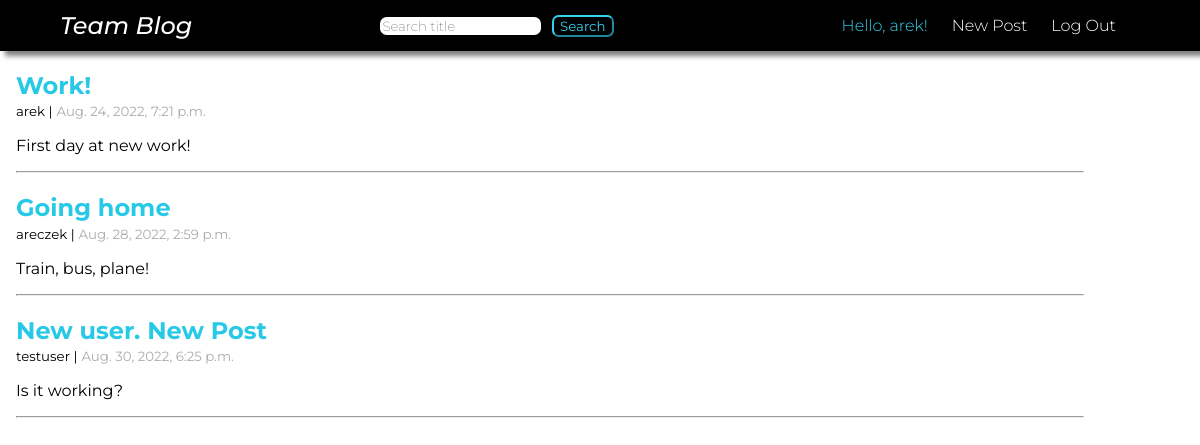
The app's page / (signed in) with its own data.
### pages/models.py (models this page shows, shortened)
class Page(models.Model):
    title = models.CharField(max_length=155)
    author = models.ForeignKey("auth.User", on_delete=models.CASCADE)
    body = models.TextField(max_length=255, blank=True)
    created = models.DateTimeField(auto_now_add=True)

### pages/views.py (the view)
# urls.py: path("", PageListView.as_view(), name="home"),
class PageListView(ListView):
    model = Page
    template_name = "home.html"

### templates/home.html
{% extends 'base.html' %}
{% load static %}
{% block content %}
{% for page in page_list %}
    <div class="page-list">
        <h2><a href="{% url 'pages_detail' page.pk %}">{{ page.title }}</a></h2>
        <small>{{ page.author }} |</small>
        <small class="time">{{ page.created }}</small>
        <p>{{ page.body }}</p>
        <hr class="post-separator">
    </div>
{% endfor %}
{% endblock content %}

### templates/base.html (shortened to what this page needs)
{% load static %}
<!DOCTYPE html>
<html lang="en">
<head>
    <link rel="stylesheet" href="{% static 'css/base.css' %}">
</head>
<body>
    <div class="head">
        <header>
            <a class="logo" href="{% url 'home' %}">Team Blog</a>
            <form action="{% url 'search_title' %}" method=POST>
                <input class="nav-search" type='search' placeholder="Search title" autocomplete="off", name="searched">
                <button class="btn-search" type="submit">Search</button>
            </form>
            <nav>
                <ul>
                    {% if user.is_authenticated %}
                        <li>Hello, {{ user.username }}!</li>
                        <li><a href="{% url 'create_post' %}">New Post</a></li>
                        <li><a href="{% url 'logout' %}">Log Out</a></li>
                    {% else %}
                        <li><a href="{% url 'login' %}">Login</a></li>
                        <li><a href="{% url 'signup' %}">Sign Up</a></li>
                     {% endif %}
                 </ul>
             </nav>
        </header>
    </div>
    {% block content %}
    {% endblock content %}
</body>
</html>

### static/css/base.css (style rules this page uses)
body { margin: 0; }
a { text-decoration: none; }
header { display: flex; justify-content: space-between; box-shadow: 5px 5px 5px rgba(0, 0, 0, 0.5); }
h2 { font-family: "Montserrat", sans-serif; font-weight: 500; font-weight: bold; margin-bottom: .1em; }
h2 a { color: rgb(39, 201, 230); text-decoration: double; }
hr { width: 90%; margin-left: 0; margin-right: 0; }
form p, p { font-family: "Montserrat", sans-serif; font-weight: 400; }
.page-list { margin-left: 1em; }
.head { background-color: black; margin: 0; width: 100% }
ul { list-style: none; display: flex; font-family: "Montserrat", sans-serif; font-weight: 300; }
li { color: rgb(53, 210, 237); padding-right: 1.5em; }
li a { color: rgb(255, 255, 255); }
.logo { font-family: "Montserrat", sans-serif; font-weight: 500; font-style: italic; font-size: 1.5rem; text-decoration: none; color: white; }
header { display: flex; justify-content: space-between; align-items: center; padding: 0 5%; }
.nav-search { border-radius: 0.5em; border-style: none; font-family: "Montserrat", sans-serif; font-weight: 200; }
.btn-search { margin-left: .5em; border-radius: 0.5em; border-color: rgb(53, 210, 237); background-color: black; color: rgb(53, 210, 237); font-family: "Montserrat", sans-serif; cursor: pointer; transition: color .2s, background-color .2s; }
.time { color: rgb(171, 171, 171); }
small { font-family: "Montserrat", sans-serif; }

### records on screen
Page: title "Work!", author "arek", created "Aug. 24, 2022, 7:21 p.m.", body "First day at new work!"
Page: title "Going home", author "areczek", created "Aug. 28, 2022, 2:59 p.m.", body "Train, bus, plane!"
Page: title "New user. New Post", author "testuser", created "Aug. 30, 2022, 6:25 p.m.", body "Is it working?"

### other values on screen
{{ user.username }} "arek"
